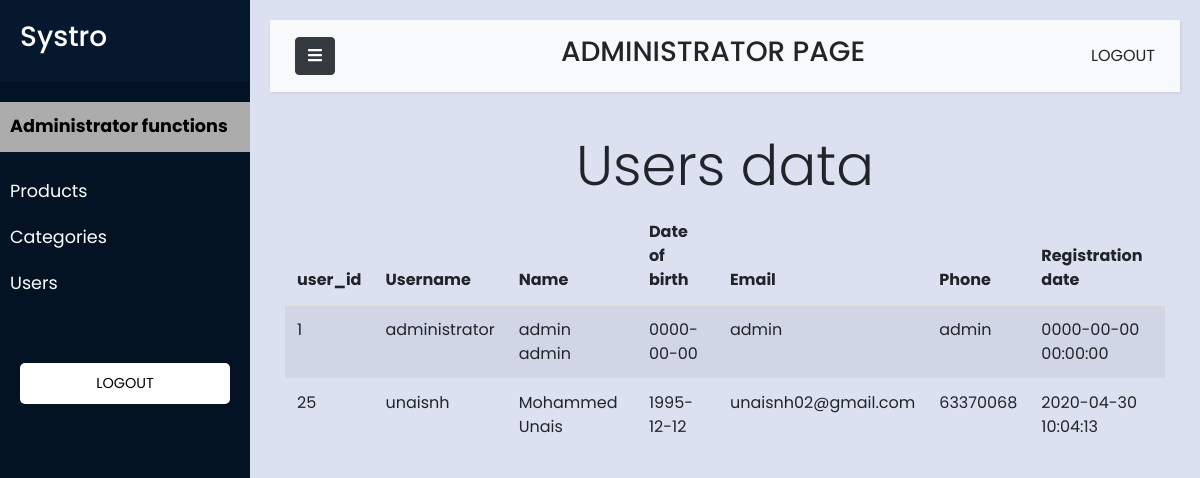
Page /systro/public/administrator/view_user.php (signed in) on the committed database.
### tables this page shows
CREATE TABLE `user` (
  `user_id` int(11) NOT NULL AUTO_INCREMENT,
  `username` varchar(45) NOT NULL,
  `password` varchar(256) NOT NULL,
  `first_name` varchar(45) NOT NULL,
  `last_name` varchar(45) NOT NULL,
  `date_of_birth` date NOT NULL,
  `email` varchar(45) NOT NULL,
  `address` varchar(45) NOT NULL,
  `pin` int(11) NOT NULL,
  `phone` varchar(45) NOT NULL,
  `user_registration_date` datetime NOT NULL,
  PRIMARY KEY (`user_id`)
);

### systro/public/administrator/view_user.php (the view, shortened to what this page needs)
<?php
require $_SERVER["DOCUMENT_ROOT"] . "/include/connection.php";
if (isset($_SESSION['administratorloggedin']) == true) {
?>
<?php require $_SERVER["DOCUMENT_ROOT"] . "/administrator/include/administrator_header.php"?>
<?php require $_SERVER["DOCUMENT_ROOT"] . "/administrator/include/administrator_sidebar.php"?>
<h1 class="display-4 text-center">Users data</h1>
<?php
$stmt = $conn->prepare("SELECT * FROM user;");
$stmt->execute();
?>
<div class="container-fluid">
<table class="table table-striped">
  <thead>
    <tr>
      <th scope="col">user_id</th>
      <th scope="col">Username</th>
      <th scope="col">Name</th>
      <th scope="col">Date of birth</th>
      <th scope="col">Email</th>
      <th scope="col">Phone</th>
      <th scope="col">Registration date</th>
    </tr>
  </thead>
  <tbody>
    <tr>
    <?php
        while($user_data=$stmt->fetch(PDO::FETCH_ASSOC)) {
    ?>
      <td><?php echo $user_data['user_id'] ?> </td>
      <td><?php echo $user_data['username'] ?> </td>
      <td><?php echo $user_data['first_name'] ?> <?php echo $user_data['last_name'] ?> </td>
      <td><?php echo $user_data['date_of_birth'] ?> </td>
      <td><?php echo $user_data['email'] ?> </td>
      <td><?php echo $user_data['phone'] ?> </td>
      <td><?php echo $user_data['user_registration_date'] ?> </td>
    </tr>
    <?php } ?>
  </tbody>
</table>
</div>
<?php require $_SERVER["DOCUMENT_ROOT"] . "/administrator/include/administrator_footer.php"?>
<?php
}
else
 {
   header("location: ../login.php");
 }
 ?>

### systro/public/administrator/include/administrator_header.php (shortened to what this page needs)
<!DOCTYPE html>
<html>
<head>
    <link rel="stylesheet" href="https://stackpath.bootstrapcdn.com/bootstrap/4.1.0/css/bootstrap.min.css">
    <link rel="stylesheet" href="../../css/administrator.css">
</head>
<body>

### systro/public/administrator/include/administrator_sidebar.php (shortened to what this page needs)
<div class="wrapper">
        <nav id="sidebar">
            <div class="sidebar-header">
                <h3>Systro</h3>
            </div>
            <ul class="list-unstyled components">
                <a href="administrator_index.php" ><p class="heading font-weight-bold" >Administrator functions</p></a>
                <li>
                    <a href="#productSubmenu" data-toggle="collapse" aria-expanded="false">Products</a>
                </li>
                <li>
                    <a href="#categorySubmenu" data-toggle="collapse" aria-expanded="false">Categories</a>
                </li>
                <li>
                <li>
                    <a href="#userSubmenu" data-toggle="collapse" aria-expanded="false">Users</a>
                </li>
            </ul>
            <ul class="list-unstyled CTAs">
                <li>
                    <a href="../../logout.php" class="logout">LOGOUT</a>
                </li>
            </ul>
        </nav>
        <div id="content">
            <nav class="navbar navbar-expand-lg navbar-light bg-light">
                <div class="container-fluid">
                    <button type="button" id="sidebarCollapse" class="btn btn-dark">
                    <i class="fas fa-bars"></i>
                    </button>
                            <h3 class="ml-auto text-center">ADMINISTRATOR PAGE</h3>
                    <div class="ml-auto ">
                                <a href="../logout.php">LOGOUT</a>
                    </div>
                </div>
            </nav>

### systro/public/administrator/include/administrator_footer.php (shortened to what this page needs)
</div>
</div>
</body>
</html>

### systro/public/css/administrator.css (style rules this page uses)
body { font-family: 'Poppins', sans-serif; background: #dbe1f1; }
p { font-family: 'Poppins', sans-serif; font-size: 1.1em; font-weight: 300; line-height: 1.7em; color: #999; }
a, a:hover, a:focus { color: inherit; text-decoration: none; transition: all 0.3s; }
.navbar { padding: 15px 10px; background: #fff; border: none; border-radius: 0; margin-bottom: 40px; box-shadow: 1px 1px 3px rgba(0, 0, 0, 0.1); }
.wrapper { display: flex; width: 100%; align-items: stretch; }
#sidebar { min-width: 250px; max-width: 250px; background: rgb(4, 19, 36); color: #fff; transition: all 0.3s; }
#sidebar .sidebar-header { padding: 20px; background: rgb(6, 24, 46); }
#sidebar ul.components { padding: 20px 0; }
#sidebar ul p { color: #fff; padding: 10px; }
#sidebar ul li a { padding: 10px; font-size: 1.1em; display: block; }
a[data-toggle="collapse"] { position: relative; }
ul.CTAs { padding: 20px; }
ul.CTAs a { text-align: center; font-size: 0.9em !important; display: block; border-radius: 5px; margin-bottom: 5px; }
a.logout, a.article:hover { background: #fff !important; color: rgb(0, 0, 0) !important; }
p.heading { background: rgb(172, 172, 172) !important; color: rgb(0, 0, 0) !important; }
#content { width: 100%; padding: 20px; min-height: 100vh; transition: all 0.3s; }

### rows in the picture
user: user_id "1", username "administrator", first_name "admin", last_name "admin", date_of_birth "0000-00-00", email "admin", phone "admin", user_registration_date "0000-00-00 00:00:00"
user: user_id "25", username "unaisnh", first_name "Mohammed", last_name "Unais", date_of_birth "1995-12-12", email "unaisnh02@gmail.com", phone "63370068", user_registration_date "2020-04-30 10:04:13"
